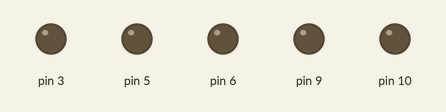
Recording of a sketch running on a simulated Arduino Uno, built with avr-gcc and run on an emulated ATmega328P. Shown: output pins drawn as LEDs (lit = HIGH).

Above: at 0.05 s.
At 2.5 s:
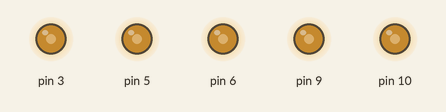
At 5.0 s:
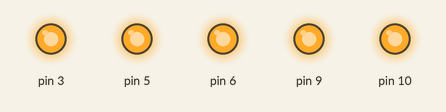
At 7.5 s:
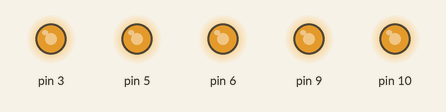
At 10.0 s:
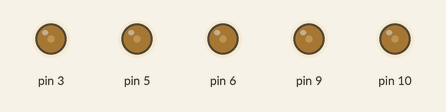
Timing chart, 0 to 13.0 s (numbered marks = the images above):
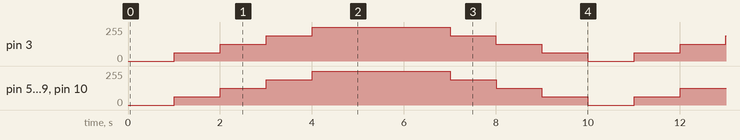

Measured:
- by itself, pin 3, pin 5, pin 6, pin 9, pin 10: repeats every 10.0 s: 127/255 1.0 s, 191/255 1.0 s, 255/255 3.0 s, 191/255 1.0 s, 127/255 1.0 s, 63/255 1.0 s, 0/255 1.0 s, 63/255 1.0 s

The sketch:

saida_pwm.ino
```cpp
void setup() {
pinMode(3,OUTPUT);
pinMode(5,OUTPUT);
pinMode(6,OUTPUT);
pinMode(9,OUTPUT);
pinMode(10,OUTPUT);
}

void loop() {

  analogWrite(3,0); //primeiro o pino depois o valor
  analogWrite(5,0);
  analogWrite(6,0);
  analogWrite(9,0);
  analogWrite(10,0);
  delay(1000);
  analogWrite(3,63.75);
  analogWrite(5,63.75);
  analogWrite(6,63.75);
  analogWrite(9,63.75);
  analogWrite(10,63.75);
  delay(1000);
  analogWrite(3,127.5);
  analogWrite(5,127.5);
  analogWrite(6,127.5);
  analogWrite(9,127.5);
  analogWrite(10,127.5);
  delay(1000);
  analogWrite(3,191.25);
  analogWrite(5,191.25);
  analogWrite(6,191.25);
  analogWrite(9,191.25);
  analogWrite(10,191.25);
  delay(1000);
  analogWrite(3,255);
  analogWrite(5,255);
  analogWrite(6,255);
  analogWrite(9,255);
  analogWrite(10,255);

  delay(2000);

  analogWrite(3,255);
  analogWrite(5,255);
  analogWrite(6,255);
  analogWrite(9,255);
  analogWrite(10,255);
  delay(1000);
  analogWrite(3,191.25);
  analogWrite(5,191.25);
  analogWrite(6,191.25);
  analogWrite(9,191.25);
  analogWrite(10,191.25);
  delay(1000);
  analogWrite(3,127.5);
  analogWrite(5,127.5);
  analogWrite(6,127.5);
  analogWrite(9,127.5);
  analogWrite(10,127.5);
  delay(1000);
  analogWrite(3,63.75);
  analogWrite(5,63.75);
  analogWrite(6,63.75);
  analogWrite(9,63.75);
  analogWrite(10,63.75);
  delay(1000);
  analogWrite(3,0);
  analogWrite(5,0);
  analogWrite(6,0);
  analogWrite(9,0);
  analogWrite(10,0);
}
```
